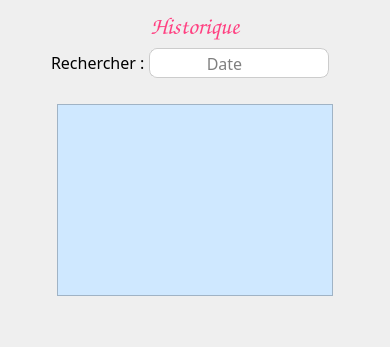
          <widget class="QWidget" name="page_2">
           <layout class="QGridLayout" name="gridLayout_4">
            <item row="2" column="2">
             <spacer name="horizontalSpacer_10">
              <property name="orientation">
               <enum>Qt::Orientation::Horizontal</enum>
              </property>
              <property name="sizeType">
               <enum>QSizePolicy::Policy::Preferred</enum>
              </property>
              <property name="sizeHint" stdset="0">
               <size>
                <width>40</width>
                <height>20</height>
               </size>
              </property>
             </spacer>
            </item>
            <item row="3" column="1">
             <spacer name="verticalSpacer_5">
              <property name="orientation">
               <enum>Qt::Orientation::Vertical</enum>
              </property>
              <property name="sizeType">
               <enum>QSizePolicy::Policy::Preferred</enum>
              </property>
              <property name="sizeHint" stdset="0">
               <size>
                <width>20</width>
                <height>40</height>
               </size>
              </property>
             </spacer>
            </item>
            <item row="0" column="1">
             <widget class="QLabel" name="label_161">
              <property name="sizePolicy">
               <sizepolicy hsizetype="Preferred" vsizetype="Fixed">
                <horstretch>0</horstretch>
                <verstretch>0</verstretch>
               </sizepolicy>
              </property>
              <property name="font">
               <font>
                <family>Comic Sans MS</family>
                <pointsize>18</pointsize>
               </font>
              </property>
              <property name="styleSheet">
               <string notr="true">color: #FF4081;</string>
              </property>
              <property name="text">
               <string>Historique</string>
              </property>
              <property name="textFormat">
               <enum>Qt::TextFormat::AutoText</enum>
              </property>
              <property name="alignment">
               <set>Qt::AlignmentFlag::AlignCenter</set>
              </property>
              <property name="margin">
               <number>10</number>
              </property>
             </widget>
            </item>
            <item row="2" column="1">
             <widget class="QTableView" name="listeHistorique">
              <property name="font">
               <font>
                <family>Microsoft JhengHei</family>
                <pointsize>10</pointsize>
               </font>
              </property>
              <property name="styleSheet">
               <string notr="true">background-color:  #CFE8FF;
selection-background-color: lightseagreen;</string>
              </property>
              <property name="alternatingRowColors">
               <bool>true</bool>
              </property>
              <property name="selectionMode">
               <enum>QAbstractItemView::SelectionMode::SingleSelection</enum>
              </property>
              <property name="selectionBehavior">
               <enum>QAbstractItemView::SelectionBehavior::SelectRows</enum>
              </property>
              <attribute name="horizontalHeaderDefaultSectionSize">
               <number>300</number>
              </attribute>
              <attribute name="horizontalHeaderStretchLastSection">
               <bool>true</bool>
              </attribute>
              <attribute name="verticalHeaderVisible">
               <bool>false</bool>
              </attribute>
              <attribute name="verticalHeaderDefaultSectionSize">
               <number>35</number>
              </attribute>
             </widget>
            </item>
            <item row="2" column="0">
             <spacer name="horizontalSpacer_9">
              <property name="orientation">
               <enum>Qt::Orientation::Horizontal</enum>
              </property>
              <property name="sizeType">
               <enum>QSizePolicy::Policy::Preferred</enum>
              </property>
              <property name="sizeHint" stdset="0">
               <size>
                <width>40</width>
                <height>20</height>
               </size>
              </property>
             </spacer>
            </item>
            <item row="1" column="0" colspan="3">
             <layout class="QHBoxLayout" name="horizontalLayout_22">
              <property name="spacing">
               <number>0</number>
              </property>
              <property name="topMargin">
               <number>0</number>
              </property>
              <property name="rightMargin">
               <number>50</number>
              </property>
              <property name="bottomMargin">
               <number>20</number>
              </property>
              <item>
               <spacer name="horizontalSpacer_29">
                <property name="orientation">
                 <enum>Qt::Orientation::Horizontal</enum>
                </property>
                <property name="sizeHint" stdset="0">
                 <size>
                  <width>40</width>
                  <height>20</height>
                 </size>
                </property>
               </spacer>
              </item>
              <item alignment="Qt::AlignmentFlag::AlignRight">
               <widget class="QLabel" name="label_11">
                <property name="sizePolicy">
                 <sizepolicy hsizetype="Fixed" vsizetype="Fixed">
                  <horstretch>0</horstretch>
                  <verstretch>0</verstretch>
                 </sizepolicy>
                </property>
                <property name="font">
                 <font>
                  <family>Calisto MT</family>
                  <pointsize>12</pointsize>
                 </font>
                </property>
                <property name="text">
                 <string>Rechercher : </string>
                </property>
               </widget>
              </item>
              <item alignment="Qt::AlignmentFlag::AlignRight">
               <widget class="QLineEdit" name="rechercheHistorique">
                <property name="sizePolicy">
                 <sizepolicy hsizetype="Fixed" vsizetype="Fixed">
                  <horstretch>0</horstretch>
                  <verstretch>0</verstretch>
                 </sizepolicy>
                </property>
                <property name="minimumSize">
                 <size>
                  <width>150</width>
                  <height>0</height>
                 </size>
                </property>
                <property name="maximumSize">
                 <size>
                  <width>150</width>
                  <height>30</height>
                 </size>
                </property>
                <property name="font">
                 <font>
                  <family>Calisto MT</family>
                  <pointsize>12</pointsize>
                 </font>
                </property>
                <property name="focusPolicy">
                 <enum>Qt::FocusPolicy::ClickFocus</enum>
                </property>
                <property name="styleSheet">
                 <string notr="true">QLineEdit {
border: 1px solid #ccc;
border-right : none;
background-color : white;
border-top-left-radius : 8px;
border-bottom-left-radius : 8px;
}</string>
                </property>
                <property name="alignment">
                 <set>Qt::AlignmentFlag::AlignCenter</set>
                </property>
                <property name="placeholderText">
                 <string>Date</string>
                </property>
               </widget>
              </item>
              <item>
               <widget class="QPushButton" name="pushButton_6">
                <property name="sizePolicy">
                 <sizepolicy hsizetype="Fixed" vsizetype="Fixed">
                  <horstretch>0</horstretch>
                  <verstretch>0</verstretch>
                 </sizepolicy>
                </property>
                <property name="minimumSize">
                 <size>
                  <width>30</width>
                  <height>30</height>
                 </size>
                </property>
                <property name="maximumSize">
                 <size>
                  <width>30</width>
                  <height>30</height>
                 </size>
                </property>
                <property name="styleSheet">
                 <string notr="true">QPushButton {
background-color : white;
border: 1px solid #ccc;
border-left : none;
border-top-right-radius : 8px;
border-bottom-right-radius : 8px;
}</string>
                </property>
                <property name="text">
                 <string/>
                </property>
                <property name="icon">
                 <iconset theme="QIcon::ThemeIcon::SystemSearch"/>
                </property>
               </widget>
              </item>
             </layout>
            </item>
           </layout>
          </widget>
